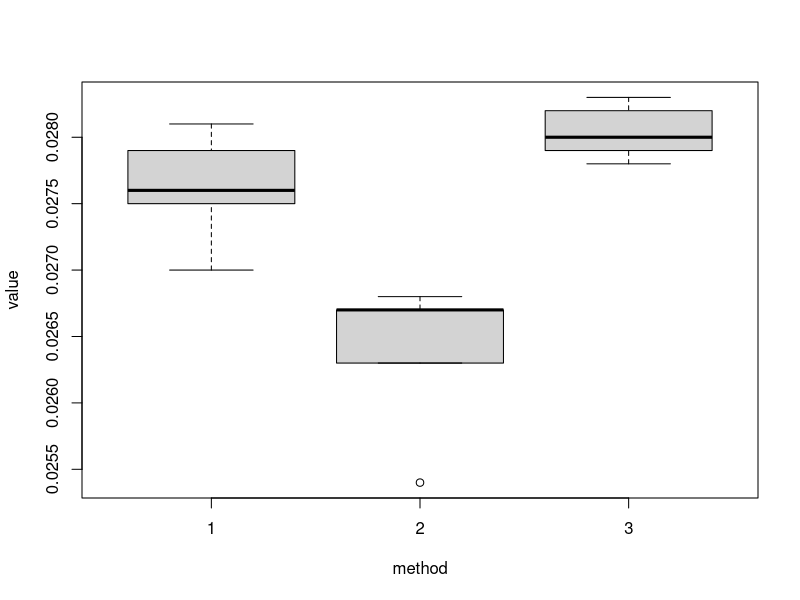

This chart was generated by the following R code:
##########################################################
## Analysis of Variance
##########################################################

# Manual ANOVA 

## Input data manually
yA = c(14.29,19.10,19.09,16.25,15.09,16.61,19.63)
yB = c(20.06,20.64,18.00,19.56,19.47,19.07,18.38)
yC = c(20.04,26.23,22.74,24.04,23.37,25.02,23.27)
y = c(yA,yB,yC)
C = matrix(c(0,1,-1,0,0,1,0,-1),nrow=2,byrow=T)
  
## set parameters
k = 3
n = length(yA)
df1 = k-1
df2 = k*(n-1)

## Generate the matrix X
x0 = rep(1,k*n)
xA = c(rep(1,n),rep(0,n),rep(0,n))
xB = c(rep(0,n),rep(1,n),rep(0,n))
xC = c(rep(0,n),rep(0,n),rep(1,n))
X = cbind(x0,xA,xB,xC)

## set up for relevant matrix
XtX = t(X)%*%X
Xty = t(X)%*%y

## create generalized inverse for X'X
XtXi = matrix(rep(0,(k+1)*(k+1)),nrow=k+1)
for(i in 1:k){
  XtXi[i+1,i+1] = 1/n
}

## estimation
beta = XtXi%*%Xty
SSE = t(y)%*%y - t(beta)%*%Xty
s2 = SSE/df2

## hypothesis testing for beta
Fnum = t(C%*%beta)%*%solve(C%*%XtXi%*%t(C))%*%(C%*%beta)
Fdenom = SSE
F.all = (Fnum/df1) / (Fdenom/df2)
pval = 1 - pf(F.all,df1, df2)

## hypothesis testing for beta1
c = t(c(0,1,-1,0))
k = 1
df1 = k
Fnum = t(c%*%beta)%*%solve(c%*%XtXi%*%t(c))%*%(c%*%beta)
Fdenom = SSE
F.1 = (Fnum/df1) / (Fdenom/df2)
pval = 1 - pf(F.1,df1, df2)

#############################

## loading the dataset
calcium = read.csv("calcium.csv")

## exploratory analysis
library(psych)
boxplot(value~method, data=calcium) #data grouped by 'method'
describeBy(calcium$value, calcium$method, mat=T) # summary statistics

## preprocessing
class(calcium$method)
calcium$method = factor(calcium$method) # convert 'method' to factor  

## one-way ANOVA
calcium.aov = aov(value~method, data=calcium)
summary(calcium.aov)

## testing contrasts (method 1 as base)
summary.lm(calcium.aov)

## testing contrasts (method 2 as base)
calcium$method = relevel(calcium$method, ref=2) #rearrange factors
calcium.aov2 = aov(value~method, data=calcium)
summary(calcium.aov2)
summary.lm(calcium.aov2) # testing contrasts

## Comparison Method: LSD Method w/ Bonferroni correction
#pairwise.t.test(calcium$value, calcium$method, p.adj='b')
## Comparison Method: Tukey Method
#TukeyHSD(calcium.aov)